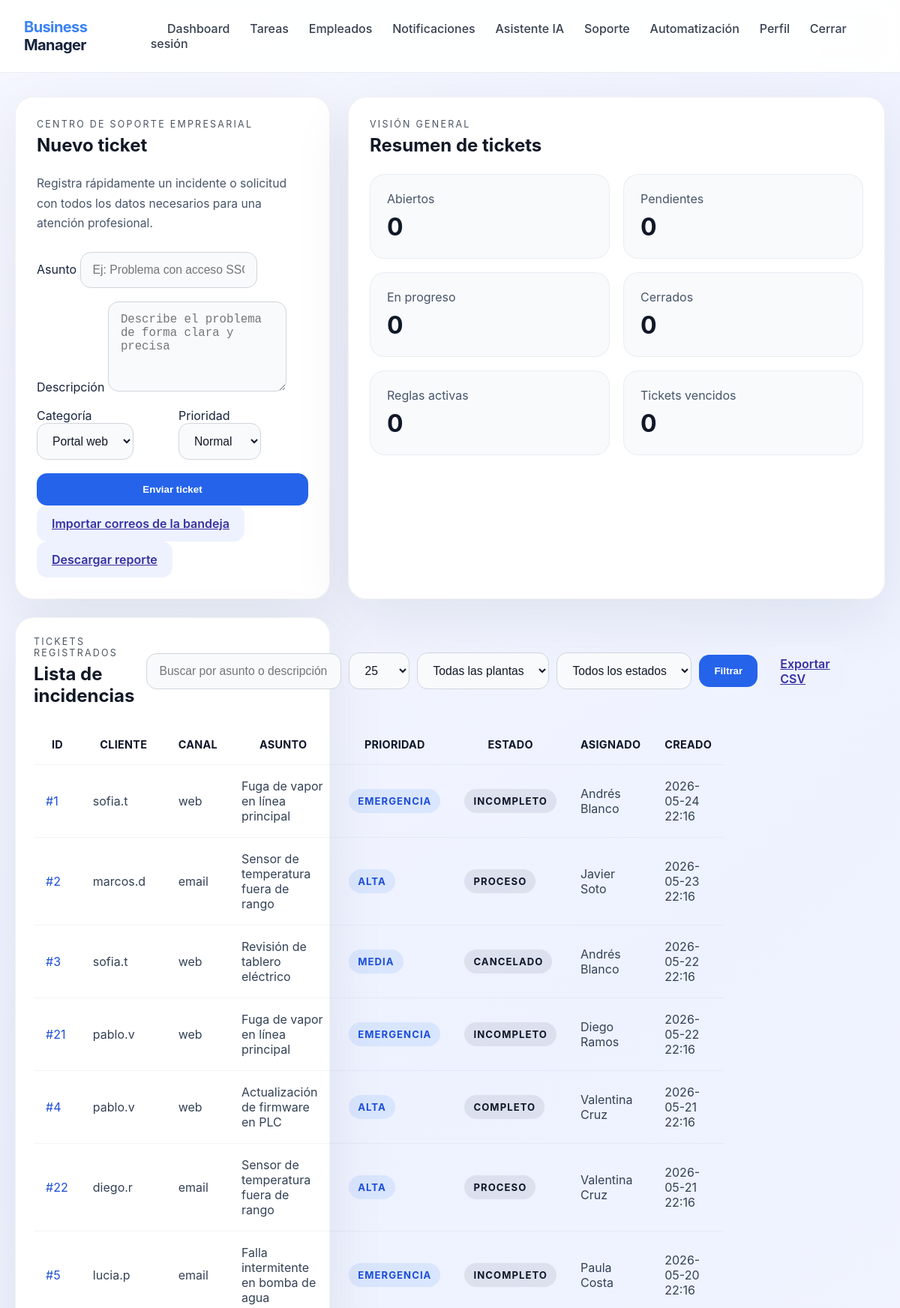
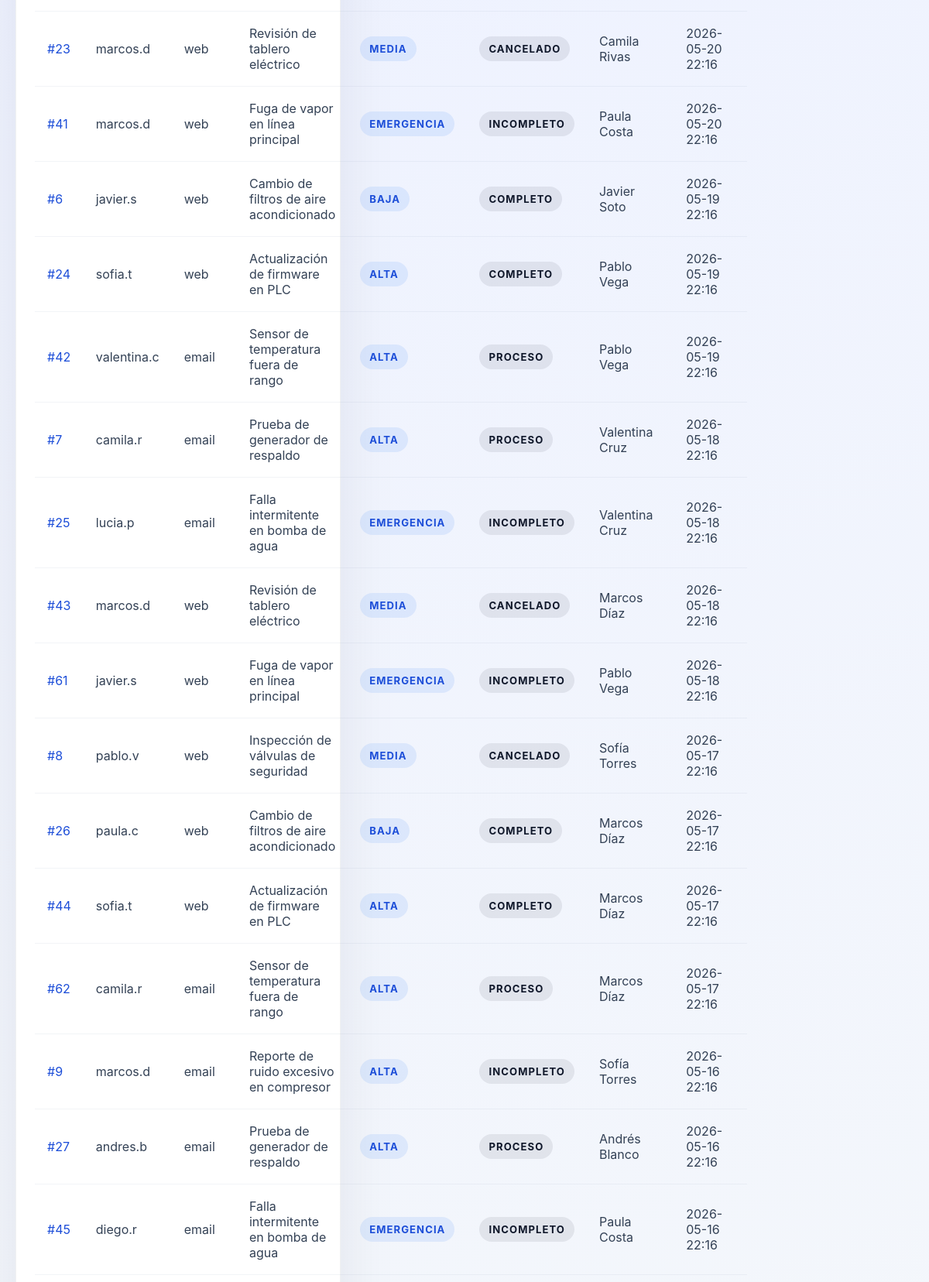
Page /support (signed in, upper part) on the committed database (2 pictures, top to bottom).
### models.py (models this page shows)
class SupportTicket(Base):
    __tablename__ = 'support_tickets'
    id = Column(Integer, primary_key=True, index=True)
    user_id = Column(Integer, ForeignKey('users.id'), nullable=False)
    plant_id = Column(Integer, ForeignKey('plants.id'), nullable=False, default=1)
    subject = Column(String, nullable=False)
    description = Column(Text, nullable=False)
    channel = Column(String, nullable=False, default='email')
    priority = Column(String, nullable=False, default='normal')
    status = Column(String, nullable=False, default='open')
    assigned_to = Column(Integer, ForeignKey('employees.id'), nullable=True)
    email_from = Column(String, nullable=True)
    email_message_id = Column(String, nullable=True)
    received_at = Column(DateTime, nullable=True)
    sla_due = Column(DateTime, nullable=True)
    last_updated = Column(DateTime, default=datetime.utcnow)
    created_at = Column(DateTime, default=datetime.utcnow)
    user = relationship('User', back_populates='support_tickets')
    plant = relationship('Plant', back_populates='support_tickets')
    assigned_employee = relationship('Employee')
    messages = relationship('SupportTicketMessage', back_populates='ticket', cascade='all, delete-orphan')
    attachments = relationship('TicketAttachment', back_populates='ticket', cascade='all, delete-orphan')

class User(Base):
    __tablename__ = 'users'
    id = Column(Integer, primary_key=True, index=True)
    username = Column(String, unique=True, nullable=False, index=True)
    password_hash = Column(String, nullable=False)
    role = Column(String, nullable=False, default='staff')
    created_at = Column(DateTime, default=datetime.utcnow)
    audits = relationship('AuditLog', back_populates='user')
    employee_profile = relationship('Employee', back_populates='account', uselist=False)
    notifications = relationship('Notification', back_populates='recipient')
    support_tickets = relationship('SupportTicket', back_populates='user')
    failed_login_attempts = Column(Integer, default=0)
    last_failed_login_at = Column(DateTime, nullable=True)
    locked_until = Column(DateTime, nullable=True)
    mfa_enabled = Column(Boolean, default=False)
    mfa_secret = Column(String, nullable=True)

class Employee(Base):
    __tablename__ = 'employees'
    id = Column(Integer, primary_key=True, index=True)
    name = Column(String, nullable=False)
    role = Column(String, nullable=False)
    user_id = Column(Integer, ForeignKey('users.id'), nullable=True)
    phone_number = Column(String, nullable=True)
    created_at = Column(DateTime, default=datetime.utcnow)
    tasks = relationship('Task', back_populates='employee')
    account = relationship('User', back_populates='employee_profile')

### main.py (the view)
@app.get("/support", response_class=HTMLResponse)
def support_form(request: Request, db: Session = Depends(get_db)):
    current_user = require_login(request, db)
    if isinstance(current_user, RedirectResponse):
        return current_user
    q = request.query_params.get("q", "").strip()
    plant = request.query_params.get("plant")
    status = request.query_params.get("status")
    priority = request.query_params.get("priority")
    assigned_to = request.query_params.get("assigned_to")
    page = int(request.query_params.get("page", "1"))
    page_size = int(request.query_params.get("page_size", "25"))
    ticket_scope = db.query(SupportTicket)
    if current_user.role not in ['admin', 'manager', 'supervisor']:
        ticket_scope = ticket_scope.filter(
            (SupportTicket.user_id == current_user.id)
            | (SupportTicket.assigned_to == (current_user.employee_profile.id if current_user.employee_profile else None))
        )
    if current_user.role != 'admin':
        accessible = get_user_accessible_plant_ids(db, current_user)
        ticket_scope = ticket_scope.filter(SupportTicket.plant_id.in_(accessible))
    stats = {
        "open": ticket_scope.filter(SupportTicket.status == "open").count(),
        "pending": ticket_scope.filter(SupportTicket.status == "pending").count(),
        "in_progress": ticket_scope.filter(SupportTicket.status == "in_progress").count(),
        "closed": ticket_scope.filter(SupportTicket.status == "closed").count(),
        "automation_rules": db.query(AutomationRule).filter(AutomationRule.active == True).count(),
        "overdue": ticket_scope.filter(SupportTicket.sla_due != None, SupportTicket.sla_due < datetime.utcnow(), SupportTicket.status != 'closed').count(),
    }
    tickets_query = ticket_scope
    if q:
        like = f"%{q}%"
        tickets_query = tickets_query.filter((SupportTicket.subject.ilike(like)) | (SupportTicket.description.ilike(like)))
    if plant:
        tickets_query = tickets_query.filter(SupportTicket.plant_id == int(plant))
    if status:
        tickets_query = tickets_query.filter(SupportTicket.status == status)
    if priority:
        tickets_query = tickets_query.filter(SupportTicket.priority == priority)
    if assigned_to:
        tickets_query = tickets_query.filter(SupportTicket.assigned_to == int(assigned_to))
    total = tickets_query.count()
    tickets = tickets_query.order_by(SupportTicket.created_at.desc()).offset((page - 1) * page_size).limit(page_size).all()
    plants = db.query(Plant).all()
    agents = db.query(Employee).filter(Employee.user_id.isnot(None)).all()
    return templates.TemplateResponse(
        request,
        "support.html",
        {
            "request": request,
            "current_user": current_user,
            "tickets": tickets,
            "stats": stats,
            "imported_messages": [],
            "import_errors": [],
            "plants": plants,
            "agents": agents,
            "total": total,
            "page": page,
            "page_size": page_size,
        },
    )

### templates/support.html (shortened to what this page needs)
<!DOCTYPE html>
<html lang="es">
<head>
    <link rel="stylesheet" href="{{ url_for('static', path='style.css') }}">
</head>
<body>
    <header class="topbar">
        <div class="brand"><span class="brand-highlight">Business</span> Manager</div>
        <nav>
            <a href="/">Dashboard</a>
            <a href="/tasks">Tareas</a>
            <a href="/employees">Empleados</a>
            <a href="/notifications">Notificaciones</a>
            <a href="/assistant">Asistente IA</a>
            <a href="/support">Soporte</a>
            <a href="/support/automation-rules">Automatización</a>
            <a href="/profile">Perfil</a>
            <a href="/logout">Cerrar sesión</a>
        </nav>
    </header>
    <main class="page-grid page-wide support-grid">
        <section class="panel form-panel">
            <div class="panel-header">
                <div>
                    <p class="eyebrow">Centro de soporte empresarial</p>
                    <h1>Nuevo ticket</h1>
                </div>
            </div>
            <p class="panel-description">Registra rápidamente un incidente o solicitud con todos los datos necesarios para una atención profesional.</p>
            <form action="/support" method="post" class="enterprise-form">
                <label>
                    Asunto
                    <input type="text" name="subject" placeholder="Ej: Problema con acceso SSO" required>
                </label>
                <label>
                    Descripción
                    <textarea name="description" placeholder="Describe el problema de forma clara y precisa" required></textarea>
                </label>
                <div class="form-row">
                    <label>
                        Categoría
                        <select name="channel">
                            <option value="web">Portal web</option>
                        </select>
                    </label>
                    <label>
                        Prioridad
                        <select name="priority">
                            <option value="normal">Normal</option>
                        </select>
                    </label>
                </div>
                <button type="submit">Enviar ticket</button>
            </form>
            {% if current_user.role in ['admin', 'manager'] %}
            <div class="form-footer">
                <a class="button button-secondary" href="/support/import-emails">Importar correos de la bandeja</a>
                <a class="button button-secondary" href="/support/report">Descargar reporte</a>
            </div>
            {% endif %}
        </section>
        <section class="panel metrics-panel">
            <div class="panel-header">
                <div>
                    <p class="eyebrow">Visión general</p>
                    <h1>Resumen de tickets</h1>
                </div>
            </div>
            <div class="metrics-grid">
                <article class="metric-card">
                    <p class="metric-label">Abiertos</p>
                    <strong class="metric-value">{{ stats.open }}</strong>
                </article>
                <article class="metric-card">
                    <p class="metric-label">Pendientes</p>
                    <strong class="metric-value">{{ stats.pending }}</strong>
                </article>
                <article class="metric-card">
                    <p class="metric-label">En progreso</p>
                    <strong class="metric-value">{{ stats.in_progress }}</strong>
                </article>
                <article class="metric-card">
                    <p class="metric-label">Cerrados</p>
                    <strong class="metric-value">{{ stats.closed }}</strong>
                </article>
                <article class="metric-card">
                    <p class="metric-label">Reglas activas</p>
                    <strong class="metric-value">{{ stats.automation_rules }}</strong>
                </article>
                <article class="metric-card">
                    <p class="metric-label">Tickets vencidos</p>
                    <strong class="metric-value">{{ stats.overdue }}</strong>
                </article>
            </div>
        </section>
        <section class="panel list-panel">
            <div class="panel-header">
                <div>
                    <p class="eyebrow">Tickets registrados</p>
                    <h1>Lista de incidencias</h1>
                </div>
                <form method="get" class="search-form">
                    <input type="text" name="q" placeholder="Buscar por asunto o descripción" value="{{ request.query_params.get('q', '') }}">
                    <select name="page_size">
                        <option value="25" {% if request.query_params.get('page_size')=='25' or not request.query_params.get('page_size') %}selected{% endif %}>25</option>
                    </select>
                    <select name="plant">
                        <option value="">Todas las plantas</option>
                    </select>
                    <select name="status">
                        <option value="">Todos los estados</option>
                    </select>
                    <button type="submit">Filtrar</button>
                    <a class="button button-secondary" href="/support/export_csv?{{ request.url.query }}">Exportar CSV</a>
                </form>
            </div>
            {% if tickets %}
            <div class="table-wrapper">
                <table class="enterprise-table">
                    <thead>
                        <tr>
                            <th>ID</th>
                            <th>Cliente</th>
                            <th>Canal</th>
                            <th>Asunto</th>
                            <th>Prioridad</th>
                            <th>Estado</th>
                            <th>Asignado</th>
                            <th>Creado</th>
                        </tr>
                    </thead>
                    <tbody>
                        {% for ticket in tickets %}
                        <tr>
                            <td><a href="/support/ticket/{{ ticket.id }}">#{{ ticket.id }}</a></td>
                            <td>{{ ticket.user.username }}</td>
                            <td>{{ ticket.channel }}</td>
                            <td>{{ ticket.subject }}</td>
                            <td><span class="badge badge-priority badge-{{ ticket.priority }}">{{ ticket.priority | capitalize }}</span></td>
                            <td><span class="badge badge-status badge-{{ ticket.status }}">{{ ticket.status | replace('_', ' ') | capitalize }}</span></td>
                            <td>{{ ticket.assigned_employee.name if ticket.assigned_employee else 'Sin asignar' }}</td>
                            <td>
                                {{ ticket.created_at.strftime('%Y-%m-%d %H:%M') }}
                            </td>
                        </tr>
                        {% endfor %}
                    </tbody>
                </table>
            </div>
            {% else %}
            <p class="empty-message">No hay tickets de soporte registrados.</p>
            {% endif %}
        </section>
    </main>
</body>
</html>

### static/style.css (style rules this page uses)
* { box-sizing: border-box; }
body { margin: 0; font-family: Inter, system-ui, -apple-system, BlinkMacSystemFont, 'Segoe UI', sans-serif; background: radial-gradient(circle at top left, #f5f7ff 0%, #eef2ff 40%, #f4f7fb 100%); color: #17233d; }
.topbar { display: flex; justify-content: space-between; align-items: center; padding: 24px 32px; background: rgba(255, 255, 255, 0.92); backdrop-filter: blur(10px); border-bottom: 1px solid rgba(20, 30, 60, 0.08); position: sticky; top: 0; z-index: 10; }
.brand { font-size: 1.25rem; font-weight: 700; letter-spacing: -0.03em; }
.brand-highlight { color: #3b82f6; }
nav a { margin-left: 1.4rem; text-decoration: none; color: #374151; font-weight: 500; }
.page-grid { width: min(1180px, calc(100% - 40px)); margin: 32px auto; display: grid; gap: 24px; }
.page-wide { grid-template-columns: 1fr; }
.panel { background: rgba(255, 255, 255, 0.96); border: 1px solid rgba(15, 23, 42, 0.06); border-radius: 24px; padding: 28px; box-shadow: 0 24px 80px rgba(15, 23, 42, 0.08); }
.panel-header, .card-header { display: flex; align-items: center; justify-content: space-between; gap: 16px; margin-bottom: 24px; }
.panel-description { margin: 0 0 24px; max-width: 620px; color: #475569; font-size: 0.98rem; line-height: 1.7; }
.eyebrow { margin: 0 0 6px; text-transform: uppercase; letter-spacing: 0.18em; color: #4b5563; font-size: 0.78rem; }
h1, h2 { margin: 0; color: #111827; }
.card, .form-card, .preview-card, .list-panel { border-radius: 24px; padding: 24px; background: #ffffff; }
input, select, textarea { border: 1px solid #d1d5db; border-radius: 14px; padding: 14px 16px; background: #f8fafc; font-size: 0.98rem; color: #111827; }
textarea { min-height: 120px; resize: vertical; }
.form-row { display: grid; grid-template-columns: repeat(2, minmax(0, 1fr)); gap: 16px; }
.button, button { display: inline-flex; align-items: center; justify-content: center; border-radius: 14px; border: none; padding: 14px 20px; font-weight: 600; cursor: pointer; transition: transform 0.2s ease, box-shadow 0.2s ease; }
.button-primary, button[type="submit"] { background: #2563eb; color: #ffffff; }
.button-secondary, .button { background: #eef2ff; color: #3730a3; }
.badge { display: inline-flex; align-items: center; justify-content: center; padding: 8px 12px; border-radius: 999px; font-size: 0.82rem; text-transform: uppercase; letter-spacing: 0.08em; font-weight: 700; }
.badge-priority { background: rgba(59, 130, 246, 0.12); color: #1d4ed8; }
.badge-status { background: rgba(16, 185, 129, 0.12); color: #047857; }
.badge-status { background: rgba(15, 23, 42, 0.08); color: #0f172a; }
.enterprise-form { display: grid; gap: 18px; }
.support-grid { grid-template-columns: minmax(320px, 420px) 1fr; }
.metrics-grid { display: grid; grid-template-columns: repeat(2, minmax(0, 1fr)); gap: 18px; }
.metric-card { padding: 22px; border-radius: 20px; background: #f8fafc; border: 1px solid rgba(148, 163, 184, 0.14); }
.metric-label { margin: 0 0 8px; color: #475569; }
.metric-value { margin: 0; font-size: 2rem; color: #111827; }
.search-form { display: flex; gap: 10px; align-items: center; }
.search-form input { min-width: 260px; }
.enterprise-table { width: 100%; border-collapse: separate; border-spacing: 0; }
.enterprise-table th, .enterprise-table td { padding: 18px 16px; border-bottom: 1px solid rgba(148, 163, 184, 0.12); color: #334155; }
.enterprise-table thead th { color: #0f172a; font-size: 0.9rem; letter-spacing: 0.02em; text-transform: uppercase; }
.enterprise-table a { color: #1d4ed8; text-decoration: none; }

### rows in the picture
SupportTicket: id "1", user.username "sofia.t", channel "web", subject "Fuga de vapor en línea principal", priority "EMERGENCIA", status "INCOMPLETO", assigned_employee "Andrés Blanco", created_at "2026-05-24 22:16"
SupportTicket: id "2", user.username "marcos.d", channel "email", subject "Sensor de temperatura fuera de rango", priority "ALTA", status "PROCESO", assigned_employee "Javier Soto", created_at "2026-05-23 22:16"
SupportTicket: id "3", user.username "sofia.t", channel "web", subject "Revisión de tablero eléctrico", priority "MEDIA", status "CANCELADO", assigned_employee "Andrés Blanco", created_at "2026-05-22 22:16"
SupportTicket: id "21", user.username "pablo.v", channel "web", subject "Fuga de vapor en línea principal", priority "EMERGENCIA", status "INCOMPLETO", assigned_employee "Diego Ramos", created_at "2026-05-22 22:16"
SupportTicket: id "4", user.username "pablo.v", channel "web", subject "Actualización de firmware en PLC", priority "ALTA", status "COMPLETO", assigned_employee "Valentina Cruz", created_at "2026-05-21 22:16"
SupportTicket: id "22", user.username "diego.r", channel "email", subject "Sensor de temperatura fuera de rango", priority "ALTA", status "PROCESO", assigned_employee "Valentina Cruz", created_at "2026-05-21 22:16"
SupportTicket: id "5", user.username "lucia.p", channel "email", subject "Falla intermitente en bomba de agua", priority "EMERGENCIA", status "INCOMPLETO", assigned_employee "Paula Costa", created_at "2026-05-20 22:16"
SupportTicket: id "23", user.username "marcos.d", channel "web", subject "Revisión de tablero eléctrico", priority "MEDIA", status "CANCELADO", assigned_employee "Camila Rivas", created_at "2026-05-20 22:16"
SupportTicket: id "41", user.username "marcos.d", channel "web", subject "Fuga de vapor en línea principal", priority "EMERGENCIA", status "INCOMPLETO", assigned_employee "Paula Costa", created_at "2026-05-20 22:16"
SupportTicket: id "6", user.username "javier.s", channel "web", subject "Cambio de filtros de aire acondicionado", priority "BAJA", status "COMPLETO", assigned_employee "Javier Soto", created_at "2026-05-19 22:16"
SupportTicket: id "24", user.username "sofia.t", channel "web", subject "Actualización de firmware en PLC", priority "ALTA", status "COMPLETO", assigned_employee "Pablo Vega", created_at "2026-05-19 22:16"
SupportTicket: id "42", user.username "valentina.c", channel "email", subject "Sensor de temperatura fuera de rango", priority "ALTA", status "PROCESO", assigned_employee "Pablo Vega", created_at "2026-05-19 22:16"
SupportTicket: id "7", user.username "camila.r", channel "email", subject "Prueba de generador de respaldo", priority "ALTA", status "PROCESO", assigned_employee "Valentina Cruz", created_at "2026-05-18 22:16"
SupportTicket: id "25", user.username "lucia.p", channel "email", subject "Falla intermitente en bomba de agua", priority "EMERGENCIA", status "INCOMPLETO", assigned_employee "Valentina Cruz", created_at "2026-05-18 22:16"
SupportTicket: id "43", user.username "marcos.d", channel "web", subject "Revisión de tablero eléctrico", priority "MEDIA", status "CANCELADO", assigned_employee "Marcos Díaz", created_at "2026-05-18 22:16"
SupportTicket: id "61", user.username "javier.s", channel "web", subject "Fuga de vapor en línea principal", priority "EMERGENCIA", status "INCOMPLETO", assigned_employee "Pablo Vega", created_at "2026-05-18 22:16"
SupportTicket: id "8", user.username "pablo.v", channel "web", subject "Inspección de válvulas de seguridad", priority "MEDIA", status "CANCELADO", assigned_employee "Sofía Torres", created_at "2026-05-17 22:16"
SupportTicket: id "26", user.username "paula.c", channel "web", subject "Cambio de filtros de aire acondicionado", priority "BAJA", status "COMPLETO", assigned_employee "Marcos Díaz", created_at "2026-05-17 22:16"
SupportTicket: id "44", user.username "sofia.t", channel "web", subject "Actualización de firmware en PLC", priority "ALTA", status "COMPLETO", assigned_employee "Marcos Díaz", created_at "2026-05-17 22:16"
SupportTicket: id "62", user.username "camila.r", channel "email", subject "Sensor de temperatura fuera de rango", priority "ALTA", status "PROCESO", assigned_employee "Marcos Díaz", created_at "2026-05-17 22:16"
SupportTicket: id "9", user.username "marcos.d", channel "email", subject "Reporte de ruido excesivo en compresor", priority "ALTA", status "INCOMPLETO", assigned_employee "Sofía Torres", created_at "2026-05-16 22:16"
SupportTicket: id "27", user.username "andres.b", channel "email", subject "Prueba de generador de respaldo", priority "ALTA", status "PROCESO", assigned_employee "Andrés Blanco", created_at "2026-05-16 22:16"
SupportTicket: id "45", user.username "diego.r", channel "email", subject "Falla intermitente en bomba de agua", priority "EMERGENCIA", status "INCOMPLETO", assigned_employee "Paula Costa", created_at "2026-05-16 22:16"

### other values in the picture
{{ stats.open }} "0"
{{ stats.pending }} "0"
{{ stats.in_progress }} "0"
{{ stats.closed }} "0"
{{ stats.automation_rules }} "0"
{{ stats.overdue }} "0"
